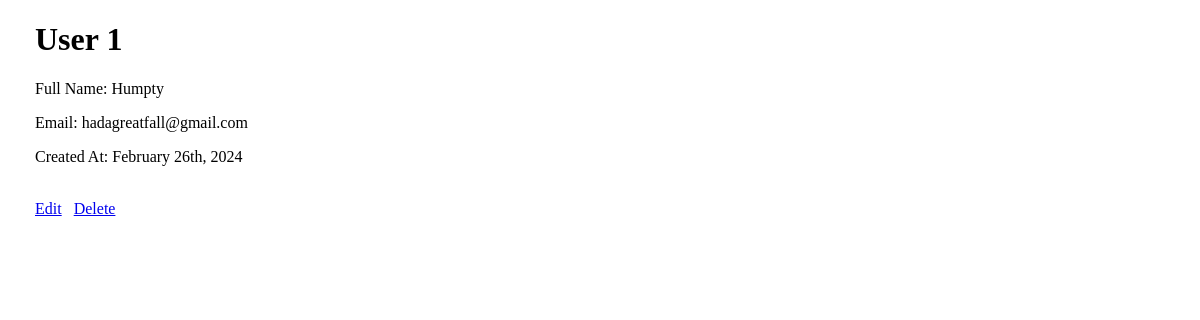
Before: /users/1 with the older database file.
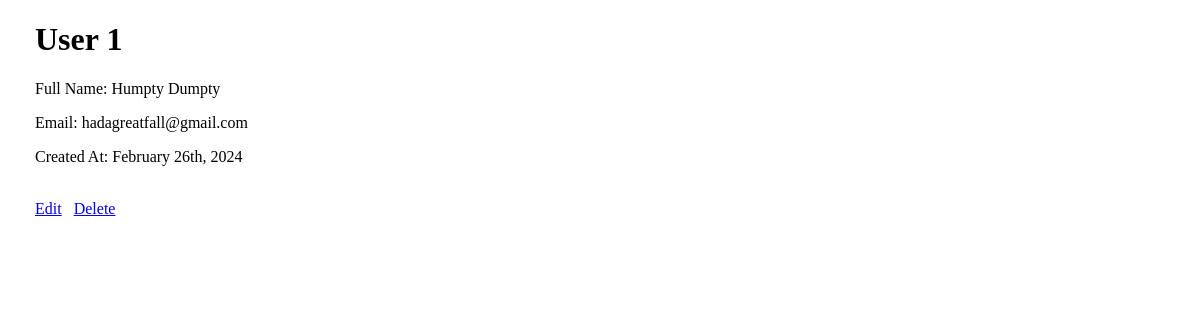
After: the same page with the newer database file.
### app.py (models this page shows)
class User(db.Model):
    id = db.Column(db.Integer, primary_key=True)
    name = db.Column(db.String(255), nullable=False)
    email = db.Column(db.Text, nullable=False)
    date_added = db.Column(db.DateTime, default=db.func.current_timestamp())

### app.py (the view)
@app.route('/users/<int:user_id>')
def show_user(user_id):
    user = User.query.get_or_404(user_id)
    return render_template('user_details.html', user=user)

### templates/user_details.html (shortened to what this page needs)
<!DOCTYPE html>
<html lang="en">
<head>
</head>
<body>
    <h1>User {{user.id}}</h1>
    <p>Full Name: {{ user.name }}</p>
    <p>Email: {{ user.email }}</p>
    <p>Created At: {{ user.date_added.strftime('%B %dth, %Y') }}</p>
    <br>
    <div class="show">
        <a href="{{ url_for('edit_user', user_id=user.id) }}">Edit</a>&nbsp; &nbsp;
        <a href="{{ url_for('confirm_delete_user', user_id=user.id) }}">Delete</a>
    </div>
</body>
</html>

### templates/user_details.html (style rules this page uses)
body { margin-left: 35px; }
.show { display: flex; }

Changed rows visible on the page:
changed User "hadagreatfall@gmail.com": name "Humpty" → "Humpty Dumpty"
